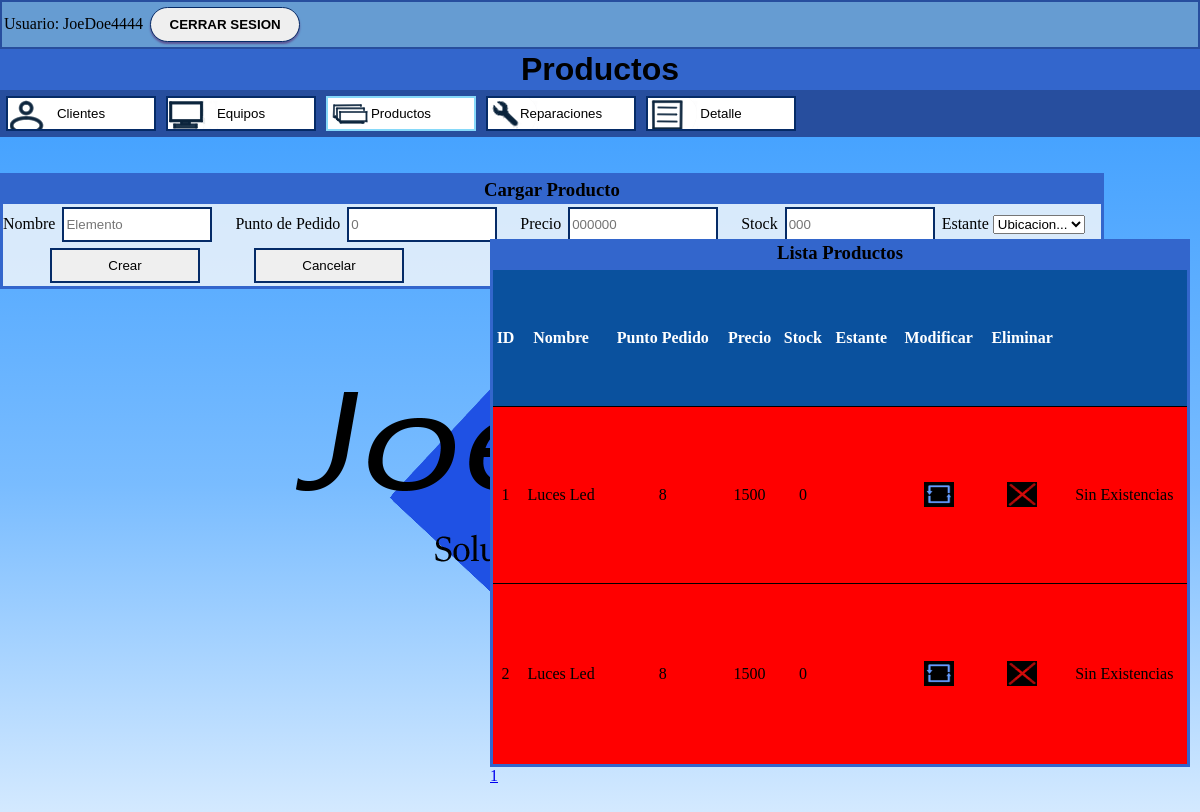
Page /menuProductos.php (signed in) on the committed database.
### tables this page shows
CREATE TABLE `productos` (
  `ID` int(11) NOT NULL,
  `Nombre` varchar(35) NOT NULL,
  `Punto_Pedido` int(2) NOT NULL,
  `Precio` float NOT NULL,
  `Stock` int(11) NOT NULL
);

### menuProductos.php (the view, shortened to what this page needs)
<?php
	$link = conectarse();
    $tam_pag=10;
    if(isset($_GET["Pagina"]))
	{
		if($_GET["Pagina"]==1)
		{
			header("Location:menuProductos.php");
		}else
        {
            $pagina=$_GET["Pagina"];
        }
	}else{
		$pagina=1;
	}
	$empezar_desde=($pagina-1)*$tam_pag;
	$sql_total="Select * from productos";
	$resultado= $link->prepare($sql_total);
	$resultado->execute(array());
	$num_filas=$resultado->rowCount();
	$total_paginas=ceil($num_filas/$tam_pag);
?>
<html>
<head>
	<link rel="stylesheet" type="text/css" href="miEstiloA.css">
</head>
<body>
	<h1 id="titulo"> Productos </h1>
	<nav>
			<input id="Cliente" type='button' value='Clientes' onClick='location="menuCliente.php"'  />
			<input id="Equipo" type='button' value='Equipos' onClick='location="menuEquipos.php"'  />
			<input class="acitvado" id="Producto" type='button' value='Productos' onClick='location="menuPrincipal.php"'  />
			<input id="Reparacion" type='button' value='Reparaciones' onClick='location="menuReparaciones.php"'  />
            <input id="Detalle" type='button' value='Detalle' onClick='location="Detalle.php"' />
	</nav>
	<br></br>
	<section>
	<?php
	echo "<body>";
	echo "<Div>";
	?>
		<h3> Cargar Producto </h3>
		<form action="menuProductos.php" method="post">
		Nombre <input type="text" name="name"
		value="<?php if(isset($_GET['mod'])) echo $acambiar[1]; else echo''; ?>"
		placeholder="Elemento" autofocus required maxlength ="35"> </input>
		&nbsp;&nbsp;&nbsp;
		Punto de Pedido <input type="text" name="puntopedido"
		value="<?php if(isset($_GET['mod'])) echo $acambiar[2]; else echo''; ?>" placeholder="0" required maxlength ="2"> </input>
		&nbsp;&nbsp;&nbsp;
		Precio <input type="text" name="precio"
		value="<?php if(isset($_GET['mod'])) echo $acambiar[3]; else echo''; ?>"
		placeholder="000000" required maxlength ="6"> </input>
		&nbsp;&nbsp;&nbsp;
		Stock <input type="text" name="stock"
		value="<?php if(isset($_GET['mod'])) echo $acambiar[4]; else echo''; ?>"
		placeholder="000" required maxlength ="11" > </input>
		Estante
		<select name="estante" required>
		<option value="" selected disabled>Ubicacion...</option>
		</select>
		&nbsp;&nbsp;&nbsp; <br>
		<input type="submit" name="<?php if(isset($_GET['mod'])) echo 'actualizar'; else echo 'insertar';?>"
		value="<?php if(isset($_GET['mod'])) echo 'Modificar'; else echo 'Crear';?>">
		<input type="button" name="cancelar" value="Cancelar" onClick="window.location.href = 'menuProductos.php'">
		</form>
	</section>
	<?php
	echo "<br></br>";
	echo "<section id='tabla'>";
	echo "<h3> Lista Productos </h3>";
	$sql = "select * from productos limit $empezar_desde, $tam_pag";
	$resultado = $link->prepare($sql);
	$resultado -> execute();
	if ( !($fila = $resultado->fetch(PDO::FETCH_NUM)) ) echo "<h3>Sin Productos</h3>";
	else {	echo "<table>";
			echo '<tr id="tabhead">';
			echo "<th>ID</th>";
			echo "<th>Nombre</th>";
			echo "<th>Punto Pedido</th>";
			echo "<th>Precio</th>";
			echo "<th>Stock</th>";
            echo "<th>Estante</th>";
			echo "<th>Modificar</th>";
			echo "<th>Eliminar</th>";
			echo "<td></td>";
			echo "</tr>";
				if($fila[4] == 0)
				{
					echo "<tr style='background-color:red'>";
					echo "<td>$fila[0]</td>";
					echo "<td>$fila[1]</td>";
					echo "<td>$fila[2]</td>";
					echo "<td>$fila[3]</td>";
					echo "<td>$fila[4]</td>";
					echo "<td>$fila[5]</td>";
					echo		"<td><center><a href='menuProductos.php?mod=".$fila['0']."'><img src='Upd2.jpeg' width='30' height='25'></a></center></td>";
					echo		"<td><center><a href=\"javascript:preguntar('".$fila['0']."')\"><img src='Spr2.jpeg' width='30' height='25'></a></center></td>";
					echo "<td>Sin Existencias</td>";
					echo "</tr>";
						}
			while ( $fila = $resultado->fetch(PDO::FETCH_NUM) ) {
				if($fila[4] == 0)
				{
					echo "<tr style='background-color:red'>";
					echo "<td>$fila[0]</td>";
					echo "<td>$fila[1]</td>";
					echo "<td>$fila[2]</td>";
					echo "<td>$fila[3]</td>";
					echo "<td>$fila[4]</td>";
					echo "<td>$fila[5]</td>";
					echo		"<td><center><a href='menuProductos.php?mod=".$fila['0']."'><img src='Upd2.jpeg' width='30' height='25'></a></center></td>";
					echo		"<td><center><a href=\"javascript:preguntar('".$fila['0']."')\"><img src='Spr2.jpeg' width='30' height='25'></a></center></td>";
					echo "<td>Sin Existencias</td>";
					echo "</tr>";
					}
			}
			echo "</table>";
			for($i=1; $i<=$total_paginas; $i++){
                echo "<a href='?Pagina=" . $i . "'>" . $i . "</a>";
            }
			echo "</section>";
	}
?>
<?php
	echo "<br></br>";
?>
</body>
</html>

### miEstiloA.css (style rules this page uses)
* { margin:0px; }
body { background-image: url(Logo.png),linear-gradient(#39F,#79BCFF,#FFF); background-repeat: no-repeat; background-attachment: fixed; background-position:center; }
h1 { padding: 2px; background-color:#36C; font-family:Georgia, Helvetica, serif; display:flex; justify-content:center; align-items: center; }
h3 { margin: 0; padding: 0; background-color:#36C; display: flex; justify-content: center; align-items: center; border: 3px solid #36C; }
nav { background-color:#274E9E; padding: 3px; }
section { padding: 0px; position:absolute; box-shadow: inset 0 0 0 1000px rgba(250,250,250,0.8); border:3px solid #36C; }
table { padding:25px; border: 3px solid #36C; text-align:center; border-collapse: collapse; width: 700px; height: 500px; background:#FFF; }
#tabhead { background-color: #0A519E; color: #ffffff; text-align:center }
table tbody tr { border-bottom: 1px solid #000; }
#tabla { padding:30px; position: absolute; right: -20px; width: 700px; height: 700px; border:unset; background:unset; box-shadow:unset; }
input { width: 150px; height: 35px; margin: 3px; border:2.5px solid #052B67; }
.acitvado { border:2.5px solid #86D9F9; }
#Cliente { background-image:url(Cliente.png); }
#Equipo { background-image:url(Equipo.png); }
#Producto { background-image:url(Producto.png); }
#Reparacion { background-image:url(Reparacion.png); }
#Detalle { background-image:url(Detalle.png); }

### rows in the picture
productos: ID "1", Nombre "Luces Led", Punto_Pedido "8", Precio "1500", Stock "0"
productos: ID "2", Nombre "Luces Led", Punto_Pedido "8", Precio "1500", Stock "0"

### other values in the picture
$_SESSION["usu"] "JoeDoe4444"
